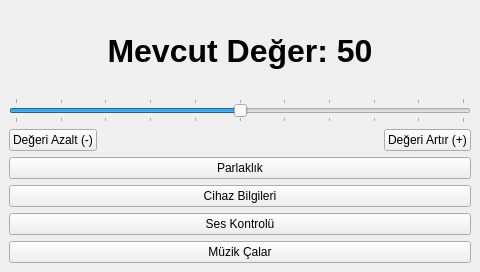
<?xml version="1.0" encoding="UTF-8"?>
<ui version="4.0">
 <class>MainWindow</class>
 <widget class="QMainWindow" name="MainWindow">
  <property name="geometry">
   <rect>
    <x>0</x>
    <y>0</y>
    <width>480</width>
    <height>272</height>
   </rect>
  </property>
  <property name="windowTitle">
   <string>İlhan Test Projesi</string>
  </property>
  <widget class="QWidget" name="centralWidget">
   <layout class="QVBoxLayout" name="verticalLayout">
    <item>
     <widget class="QLabel" name="statusLabel">
      <property name="text">
       <string>Mevcut Değer: 50</string>
      </property>
      <property name="alignment">
       <set>Qt::AlignCenter</set>
      </property>
      <property name="font">
       <font>
        <family>Arial</family>
        <pointsize>24</pointsize>
        <bold>true</bold>
       </font>
      </property>
     </widget>
    </item>
    <item>
     <widget class="QSlider" name="valueSlider">
      <property name="orientation">
       <enum>Qt::Horizontal</enum>
      </property>
      <property name="minimum">
       <number>0</number>
      </property>
      <property name="maximum">
       <number>100</number>
      </property>
      <property name="value">
       <number>50</number>
      </property>
      <property name="tickPosition">
       <enum>QSlider::TicksBothSides</enum>
      </property>
      <property name="tickInterval">
       <number>10</number>
      </property>
     </widget>
    </item>
    <item>
     <layout class="QHBoxLayout" name="horizontalLayout">
      <item>
       <widget class="QPushButton" name="decreaseButton">
        <property name="text">
         <string>Değeri Azalt (-)</string>
        </property>
       </widget>
      </item>
      <item>
       <spacer name="horizontalSpacer">
        <property name="orientation">
         <enum>Qt::Horizontal</enum>
        </property>
        <property name="sizeHint" stdset="0">
         <size>
          <width>40</width>
          <height>20</height>
         </size>
        </property>
       </spacer>
      </item>
      <item>
       <widget class="QPushButton" name="increaseButton">
        <property name="text">
         <string>Değeri Artır (+)</string>
        </property>
       </widget>
      </item>
     </layout>
    </item>
    <item>
     <widget class="QPushButton" name="brightnessButton">
      <property name="text">
       <string>Parlaklık</string>
      </property>
     </widget>
    </item>
    <item>
     <widget class="QPushButton" name="infoButton">
      <property name="text">
       <string>Cihaz Bilgileri</string>
      </property>
     </widget>
    </item>
    <item>
     <widget class="QPushButton" name="volumeButton">
      <property name="text">
       <string>Ses Kontrolü</string>
      </property>
     </widget>
    </item>
    <item>
     <widget class="QPushButton" name="musicButton">
      <property name="text">
       <string>Müzik Çalar</string>
      </property>
     </widget>
    </item>
   </layout>
  </widget>
 </widget>
 <layoutdefault spacing="6" margin="9"/>
 <tabstops>
  <tabstop>decreaseButton</tabstop>
  <tabstop>increaseButton</tabstop>
  <tabstop>valueSlider</tabstop>
  <tabstop>brightnessButton</tabstop>
  <tabstop>infoButton</tabstop>
  <tabstop>volumeButton</tabstop>
  <tabstop>musicButton</tabstop>
 </tabstops>
 <resources/>
 <connections/>
</ui>
